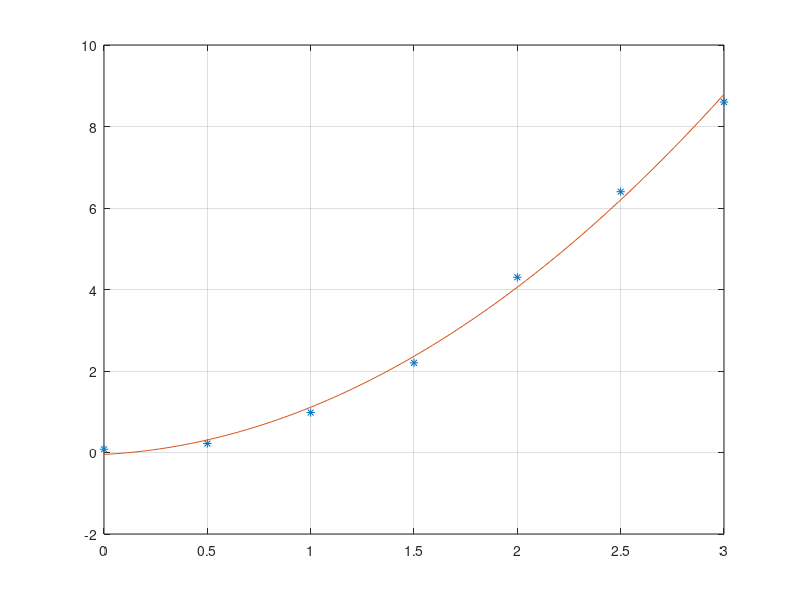

MATLAB code for this plot:
M = load('u.dat');
x = M(:, 1);
y = M(:, 2);
c = polyfit(x, y, 2)
xFine = linspace(min(x), max(x), 101);
yFit = polyval(c, xFine);
plot(x, y, '*', xFine, yFit);
grid on;
